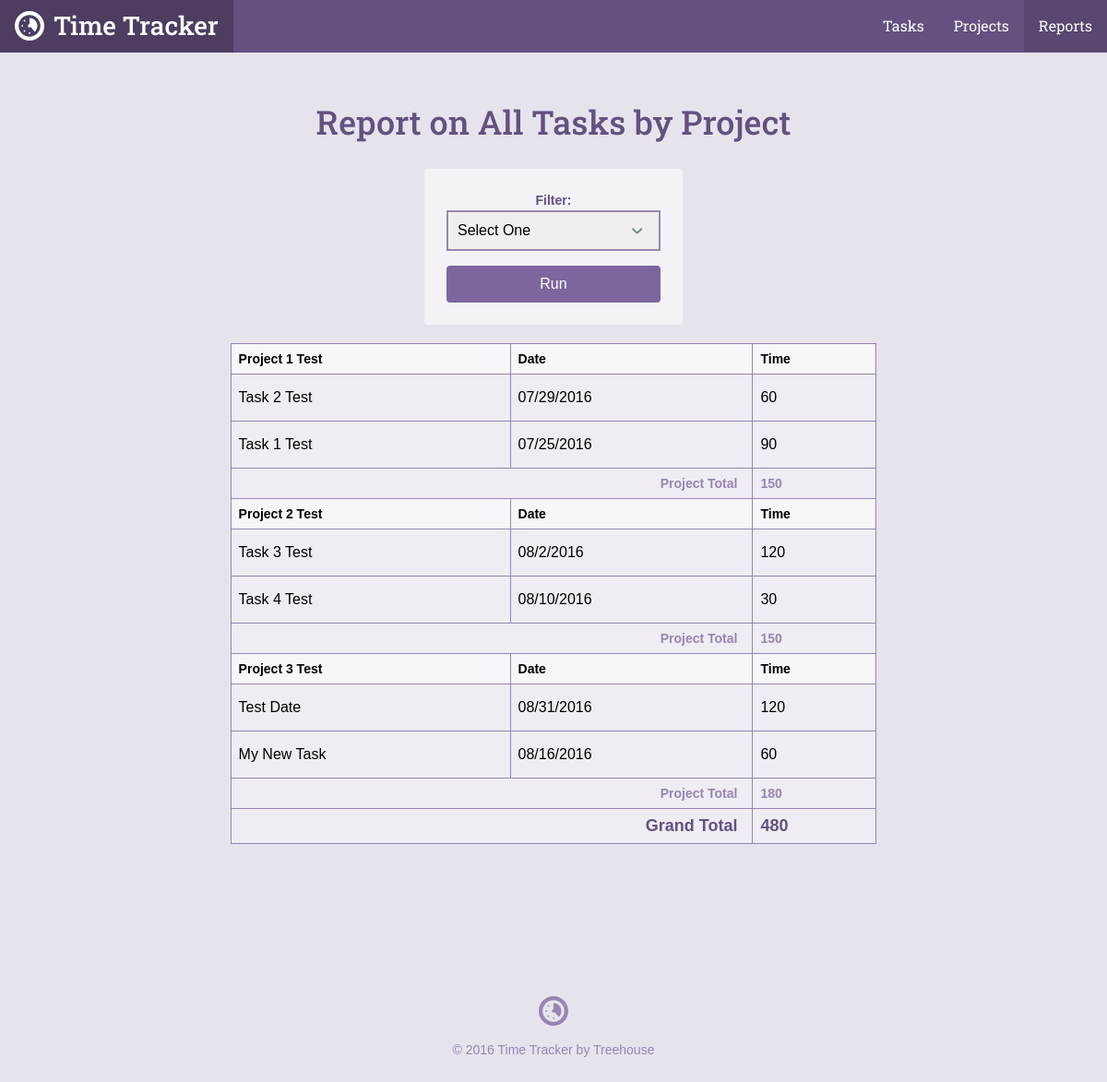
The app's page /reports.php with its own data.
### tables this page shows
CREATE TABLE `tasks` (
	`task_id`	INTEGER PRIMARY KEY AUTOINCREMENT,
	`project_id`	INTEGER,
	`title`	TEXT,
	`date`	INTEGER NOT NULL,
	`time`	TEXT NOT NULL
);

CREATE TABLE `projects` (
	`project_id`	INTEGER PRIMARY KEY AUTOINCREMENT,
	`title`	TEXT NOT NULL,
	`category`	TEXT NOT NULL
);

### inc/functions.php (called while the page is built, shortened)
<?php
function get_task_list($filter = null) {
    include 'connection.php';
    $sql = 'SELECT tasks.*, projects.title as project FROM tasks'
        . ' JOIN projects ON tasks.project_id = projects.project_id';
    $where = '';
    $orderBy = ' ORDER BY date DESC';
    if ($filter) {
        $orderBy = ' ORDER BY projects.title ASC, date DESC';
    }
    try {
        $results = $db->prepare($sql . $where . $orderBy);
        $results->execute();
    } catch (Exception $e) {
        echo "Error!: " . $e->getMessage() . "<br />";
        return array();
    }
    return $results->fetchAll(PDO::FETCH_ASSOC);
}

### reports.php (the view, shortened to what this page needs)
<?php
require 'inc/functions.php';
$filter = 'all';
include 'inc/header.php';
?>
<div class="col-container page-container">
    <div class="col col-70-md col-60-lg col-center">
        <div class="col-container">
            <h1 class='actions-header'>Report on <?php
            if (!is_array($filter)) {
                echo "All Tasks by Project";
            }
            ?></h1>
            <form class='form-container form-report' action='reports.php' method='get'>
                <label for='filter'>Filter:</label>
                <select id='filter' name='filter'>
                    <option value=''>Select One</option>
                </select>
                <input class="button" type="submit" value="Run" />
            </form>
        </div>
        <div class="section page">
            <div class="wrapper">
                <table>
                    <?php
                    $total = $project_id = $project_total = 0;
                    $tasks = get_task_list($filter);
                    foreach ($tasks as $item) {
                        if ($project_id != $item['project_id']) {
                            $project_id = $item['project_id'];
                            echo "<thead>\n";
                            echo "<tr>\n";
                            echo "<th>" . $item['project'] . "</th>\n";
                            echo "<th>Date</th>\n";
                            echo "<th>Time</th>\n";
                            echo "</tr>\n";
                            echo "</thead>\n";
                        }
                        $project_total += $item['time'];
                        $total += $item['time'];
                        echo "<tr>\n";
                        echo "<td>". $item['title'] . "</td>\n";
                        echo "<td>". $item['date'] . "</td>\n";
                        echo "<td>". $item['time'] . "</td>\n";
                        echo "</tr>\n";
                        if (next($tasks)['project_id'] != $item['project_id']) {
                            echo "<tr>\n";
                            echo "<th class='project-total-label' colspan='2'>Project Total</th>\n";
                            echo "<th class='project-total-number'>$project_total</th>\n";
                            echo "</tr>\n";
                            $project_total = 0;
                        }
                    }
                    ?>
                    <tr>
                        <th class='grand-total-label' colspan='2'>Grand Total</th>
                        <th class='grand-total-number'><?php echo $total; ?></th>
                    </tr>
                </table>
            </div>
        </div>
    </div>
</div>
<?php include "inc/footer.php"; ?>

### css/style.css (style rules this page uses)
*,:after,:before { box-sizing:border-box }
html { font-family:sans-serif;-ms-text-size-adjust:100%;-webkit-text-size-adjust:100% }
body { margin:0 }
h1 { font-size:2em;margin:.67em 0 }
button,input,optgroup,select,textarea { color:inherit;font:inherit;margin:0 }
select { text-transform:none }
input[type="reset"],input[type="submit"] { -webkit-appearance:button;cursor:pointer }
input { line-height:normal }
table { border-collapse:collapse;border-spacing:0 }
td,th { padding:0 }
html { font-size:100%;line-height:1.5;-webkit-tap-highlight-color:transparent }
body { font-size:1rem;font-family:"Gotham Rounded A","Gotham Rounded B","Helvetica",Helvetica,Arial,sans-serif;font-style:normal;font-weight:400 }
.button { -webkit-appearance:none;-moz-appearance:none;-ms-appearance:none;-o-appearance:none;appearance:none;-webkit-user-select:none;-moz-user-select:none;-ms-user-select:none;user-select:none;background-color:transparent;border-radius:4px;border:solid 2px #5fcf80;color:#5fcf80;cursor:pointer;display:inline-block;font-family:"Gotham Rounded A","Gotham Rounded B","Helvetica",Helvetica,Arial,sans-serif;font-size:1rem;font-weight:500;height:40px;line-height:36px;padding:0 15px;position:relative;margin:0 10px 0 0;text-align:center;text-decoration:none;transition:color .3s ease,background-color .3s ease,border-color .3s ease,width .3s ease,opacity .3s ease;vertical-align:baseline;white-space:nowrap;overflow:hidden;text-overflow:ellipsis }
.button:last-child { margin-right:0 }
.col { float:left;width:100% }
.col-container:before,.col-container:after { content:" ";display:table }
.col-container:after { clear:both }
.col-center { float:none;margin:0 auto }
@media screen and (min-width: 680px) { .col-70-md { width:70% !important } }
@media screen and (min-width: 960px) { .col-60-lg { width:60% !important } }
h1,h2,h3,h4,h5,h6 { color:#40484a;display:block;font-weight:500;margin:0;text-rendering:optimizeLegibility }
h1 { font-size:2.25rem }
body { background-color:#e7e3ed }
h1,h2,h3,h4,h5,h6 { color:#645180;font-family:"Roboto Slab", Helvetica, Arial, sans-serif }
.button { background:#7D669E;border-color:#7D669E;color:#fff }
.col-container { margin:0 auto;max-width:1200px }
.actions-header { margin-bottom:1.5rem }
.page-container { text-align:center }
@media screen { .page-container { padding:1.5rem 1rem 0 1rem } }
@media screen and (min-width: 680px) { .page-container { padding-top:3rem } }
.form-container { background-color:#f4f2f7;border-radius:4px }
@media screen { .form-container { padding:.5rem 1.5rem;margin-top:.5rem;margin-bottom:1.5rem } }
@media screen and (min-width: 680px) { .form-container { padding:.5rem 1.5rem;margin-top:3rem;margin-bottom:0 } }
.form-report { padding:1.5rem;margin-bottom:3rem }
.form-report .button { margin-top:1rem }
table { width:100%;text-align:left;background-color:#f4f2f7 }
@media screen { table { margin-bottom:1.5rem } }
@media screen and (min-width: 680px) { table { margin-bottom:0 } }
th,td { padding:.5rem;background-color:#efecf3;border:solid 1px #9885b2 !important }
td { padding:1rem .5rem }
th { font-size:.875rem }
thead th { background-color:#f7f6f9 !important }
input { border-radius:4px;box-shadow:none;border:solid 2px #9885b2;padding:8px 10px;width:100% }
label { font-size:14px;font-weight:bold;color:#645180 }
select { -webkit-appearance:none;-moz-appearance:none;width:100%;padding:8px 10px;border:solid 2px #9885b2;background-size:.9rem;background-repeat:no-repeat;background-position:calc(100% - 1rem) center }
.project-total-label { text-align:right;padding-right:1rem;color:#9885b2;font-size:.875rem }
.project-total-number { color:#9885b2 }
.grand-total-label { text-align:right;padding-right:1rem;color:#645180;font-size:1.125rem }
.grand-total-number { color:#645180;font-size:1.125rem }
.form-report { width: 280px; margin: auto auto 20px }

### records on screen
tasks: project.title "Project 1 Test", title "Task 2 Test", date "07/29/2016", time "60"
tasks: title "Task 1 Test", date "07/25/2016", time "90", project_total "150"
tasks: project.title "Project 2 Test", title "Task 3 Test", date "08/2/2016", time "120"
tasks: title "Task 4 Test", date "08/10/2016", time "30", project_total "150"
tasks: project.title "Project 3 Test", title "Test Date", date "08/31/2016", time "120"
tasks: title "My New Task", date "08/16/2016", time "60", project_total "180"

### other values on screen
$total "480"
